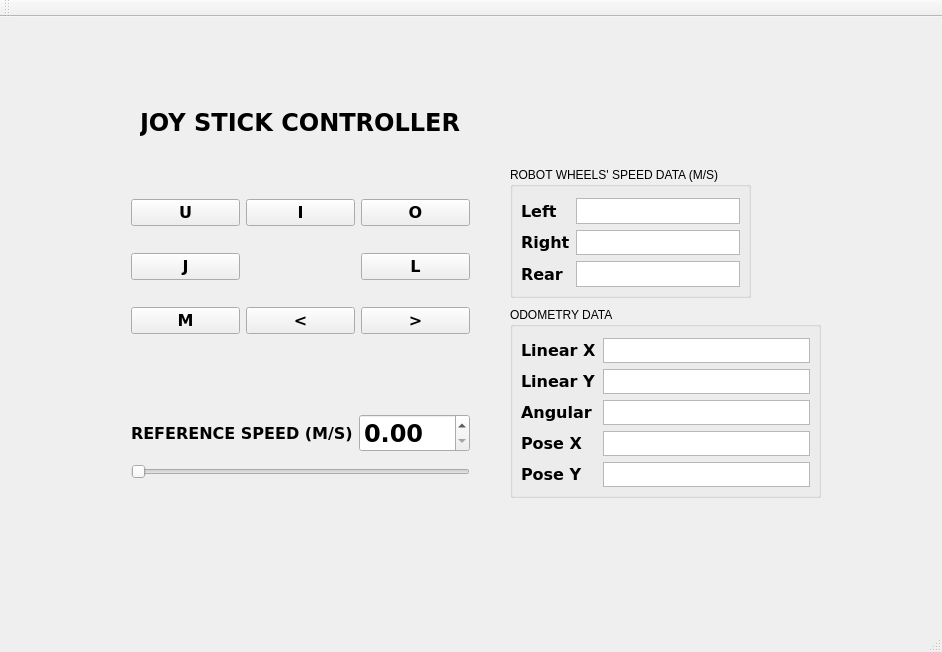
<?xml version="1.0" encoding="UTF-8"?>
<ui version="4.0">
 <class>MainWindow</class>
 <widget class="QMainWindow" name="MainWindow">
  <property name="geometry">
   <rect>
    <x>0</x>
    <y>0</y>
    <width>942</width>
    <height>652</height>
   </rect>
  </property>
  <property name="windowTitle">
   <string>MainWindow</string>
  </property>
  <widget class="QWidget" name="centralWidget">
   <widget class="QLabel" name="label_2">
    <property name="geometry">
     <rect>
      <x>140</x>
      <y>80</y>
      <width>321</width>
      <height>51</height>
     </rect>
    </property>
    <property name="font">
     <font>
      <family>Bitstream Vera Sans</family>
      <pointsize>18</pointsize>
      <weight>75</weight>
      <bold>true</bold>
     </font>
    </property>
    <property name="text">
     <string>JOY STICK CONTROLLER</string>
    </property>
   </widget>
   <widget class="QWidget" name="layoutWidget">
    <property name="geometry">
     <rect>
      <x>120</x>
      <y>150</y>
      <width>361</width>
      <height>201</height>
     </rect>
    </property>
    <layout class="QGridLayout" name="gridLayout_2">
     <item row="1" column="2">
      <widget class="QPushButton" name="right">
       <property name="font">
        <font>
         <family>Bitstream Vera Sans</family>
         <pointsize>12</pointsize>
         <weight>75</weight>
         <bold>true</bold>
        </font>
       </property>
       <property name="text">
        <string>L</string>
       </property>
      </widget>
     </item>
     <item row="2" column="1">
      <widget class="QPushButton" name="backward">
       <property name="font">
        <font>
         <family>Bitstream Vera Sans</family>
         <pointsize>12</pointsize>
         <weight>75</weight>
         <bold>true</bold>
        </font>
       </property>
       <property name="text">
        <string>&lt;</string>
       </property>
      </widget>
     </item>
     <item row="0" column="1">
      <widget class="QPushButton" name="forward">
       <property name="font">
        <font>
         <family>Bitstream Vera Sans</family>
         <pointsize>12</pointsize>
         <weight>75</weight>
         <bold>true</bold>
        </font>
       </property>
       <property name="text">
        <string>I</string>
       </property>
      </widget>
     </item>
     <item row="1" column="0">
      <widget class="QPushButton" name="left">
       <property name="font">
        <font>
         <family>Bitstream Vera Sans</family>
         <pointsize>12</pointsize>
         <weight>75</weight>
         <bold>true</bold>
        </font>
       </property>
       <property name="text">
        <string>J</string>
       </property>
      </widget>
     </item>
     <item row="0" column="2">
      <widget class="QPushButton" name="forward_right">
       <property name="font">
        <font>
         <family>Bitstream Vera Sans</family>
         <pointsize>12</pointsize>
         <weight>75</weight>
         <bold>true</bold>
        </font>
       </property>
       <property name="text">
        <string>O</string>
       </property>
      </widget>
     </item>
     <item row="2" column="2">
      <widget class="QPushButton" name="backward_right">
       <property name="font">
        <font>
         <family>Bitstream Vera Sans</family>
         <pointsize>12</pointsize>
         <weight>75</weight>
         <bold>true</bold>
        </font>
       </property>
       <property name="text">
        <string>&gt;</string>
       </property>
      </widget>
     </item>
     <item row="2" column="0">
      <widget class="QPushButton" name="backward_left">
       <property name="font">
        <font>
         <family>Bitstream Vera Sans</family>
         <pointsize>12</pointsize>
         <weight>75</weight>
         <bold>true</bold>
        </font>
       </property>
       <property name="text">
        <string>M</string>
       </property>
      </widget>
     </item>
     <item row="0" column="0">
      <widget class="QPushButton" name="forward_left">
       <property name="font">
        <font>
         <family>Bitstream Vera Sans</family>
         <pointsize>12</pointsize>
         <weight>75</weight>
         <bold>true</bold>
        </font>
       </property>
       <property name="text">
        <string>U</string>
       </property>
      </widget>
     </item>
    </layout>
   </widget>
   <widget class="QWidget" name="layoutWidget">
    <property name="geometry">
     <rect>
      <x>120</x>
      <y>380</y>
      <width>361</width>
      <height>100</height>
     </rect>
    </property>
    <layout class="QGridLayout" name="gridLayout">
     <item row="1" column="0" colspan="2">
      <widget class="QSlider" name="speedSlider">
       <property name="mouseTracking">
        <bool>false</bool>
       </property>
       <property name="orientation">
        <enum>Qt::Horizontal</enum>
       </property>
      </widget>
     </item>
     <item row="0" column="0">
      <widget class="QLabel" name="label">
       <property name="font">
        <font>
         <family>Bitstream Vera Sans</family>
         <pointsize>12</pointsize>
         <weight>75</weight>
         <bold>true</bold>
        </font>
       </property>
       <property name="text">
        <string>REFERENCE SPEED (M/S)</string>
       </property>
      </widget>
     </item>
     <item row="0" column="1">
      <widget class="QDoubleSpinBox" name="speedSpinBox">
       <property name="font">
        <font>
         <family>Bitstream Vera Sans</family>
         <pointsize>18</pointsize>
         <weight>75</weight>
         <bold>true</bold>
        </font>
       </property>
      </widget>
     </item>
    </layout>
   </widget>
   <widget class="QGroupBox" name="groupBox">
    <property name="geometry">
     <rect>
      <x>510</x>
      <y>150</y>
      <width>241</width>
      <height>131</height>
     </rect>
    </property>
    <property name="title">
     <string>ROBOT WHEELS' SPEED DATA (M/S)</string>
    </property>
    <widget class="QWidget" name="layoutWidget">
     <property name="geometry">
      <rect>
       <x>0</x>
       <y>20</y>
       <width>241</width>
       <height>111</height>
      </rect>
     </property>
     <layout class="QFormLayout" name="formLayout">
      <item row="0" column="0">
       <widget class="QLabel" name="label_3">
        <property name="font">
         <font>
          <family>Bitstream Vera Sans</family>
          <pointsize>12</pointsize>
          <weight>75</weight>
          <bold>true</bold>
         </font>
        </property>
        <property name="text">
         <string>Left</string>
        </property>
       </widget>
      </item>
      <item row="0" column="1">
       <widget class="QTextEdit" name="left_wheel"/>
      </item>
      <item row="1" column="0">
       <widget class="QLabel" name="label_4">
        <property name="font">
         <font>
          <family>Bitstream Vera Sans</family>
          <pointsize>12</pointsize>
          <weight>75</weight>
          <bold>true</bold>
         </font>
        </property>
        <property name="text">
         <string>Right</string>
        </property>
       </widget>
      </item>
      <item row="1" column="1">
       <widget class="QTextEdit" name="right_wheel"/>
      </item>
      <item row="2" column="0">
       <widget class="QLabel" name="label_5">
        <property name="font">
         <font>
          <family>Bitstream Vera Sans</family>
          <pointsize>12</pointsize>
          <weight>75</weight>
          <bold>true</bold>
         </font>
        </property>
        <property name="text">
         <string>Rear</string>
        </property>
       </widget>
      </item>
      <item row="2" column="1">
       <widget class="QTextEdit" name="rear_wheel"/>
      </item>
     </layout>
    </widget>
   </widget>
   <widget class="QGroupBox" name="groupBox_2">
    <property name="geometry">
     <rect>
      <x>510</x>
      <y>290</y>
      <width>311</width>
      <height>191</height>
     </rect>
    </property>
    <property name="title">
     <string>ODOMETRY DATA</string>
    </property>
    <widget class="QWidget" name="">
     <property name="geometry">
      <rect>
       <x>0</x>
       <y>20</y>
       <width>311</width>
       <height>171</height>
      </rect>
     </property>
     <layout class="QFormLayout" name="formLayout_2">
      <property name="horizontalSpacing">
       <number>6</number>
      </property>
      <property name="verticalSpacing">
       <number>6</number>
      </property>
      <item row="0" column="0">
       <widget class="QLabel" name="label_6">
        <property name="font">
         <font>
          <family>Bitstream Vera Sans</family>
          <pointsize>12</pointsize>
          <weight>75</weight>
          <bold>true</bold>
         </font>
        </property>
        <property name="text">
         <string>Linear X</string>
        </property>
       </widget>
      </item>
      <item row="0" column="1">
       <widget class="QTextEdit" name="linear_x"/>
      </item>
      <item row="1" column="0">
       <widget class="QLabel" name="label_7">
        <property name="font">
         <font>
          <family>Bitstream Vera Sans</family>
          <pointsize>12</pointsize>
          <weight>75</weight>
          <bold>true</bold>
         </font>
        </property>
        <property name="text">
         <string>Linear Y</string>
        </property>
       </widget>
      </item>
      <item row="1" column="1">
       <widget class="QTextEdit" name="linear_y"/>
      </item>
      <item row="2" column="0">
       <widget class="QLabel" name="label_8">
        <property name="font">
         <font>
          <family>Bitstream Vera Sans</family>
          <pointsize>12</pointsize>
          <weight>75</weight>
          <bold>true</bold>
         </font>
        </property>
        <property name="text">
         <string>Angular</string>
        </property>
       </widget>
      </item>
      <item row="2" column="1">
       <widget class="QTextEdit" name="angular"/>
      </item>
      <item row="3" column="0">
       <widget class="QLabel" name="label_9">
        <property name="font">
         <font>
          <family>Bitstream Vera Sans</family>
          <pointsize>12</pointsize>
          <weight>75</weight>
          <bold>true</bold>
         </font>
        </property>
        <property name="text">
         <string>Pose X</string>
        </property>
       </widget>
      </item>
      <item row="3" column="1">
       <widget class="QTextEdit" name="pose_x"/>
      </item>
      <item row="4" column="0">
       <widget class="QLabel" name="label_10">
        <property name="font">
         <font>
          <family>Bitstream Vera Sans</family>
          <pointsize>12</pointsize>
          <weight>75</weight>
          <bold>true</bold>
         </font>
        </property>
        <property name="text">
         <string>Pose Y</string>
        </property>
       </widget>
      </item>
      <item row="4" column="1">
       <widget class="QTextEdit" name="pose_y"/>
      </item>
     </layout>
    </widget>
   </widget>
  </widget>
  <widget class="QMenuBar" name="menuBar">
   <property name="geometry">
    <rect>
     <x>0</x>
     <y>0</y>
     <width>942</width>
     <height>20</height>
    </rect>
   </property>
  </widget>
  <widget class="QToolBar" name="mainToolBar">
   <attribute name="toolBarArea">
    <enum>TopToolBarArea</enum>
   </attribute>
   <attribute name="toolBarBreak">
    <bool>false</bool>
   </attribute>
  </widget>
  <widget class="QStatusBar" name="statusBar"/>
 </widget>
 <layoutdefault spacing="6" margin="11"/>
 <resources/>
 <connections/>
</ui>
